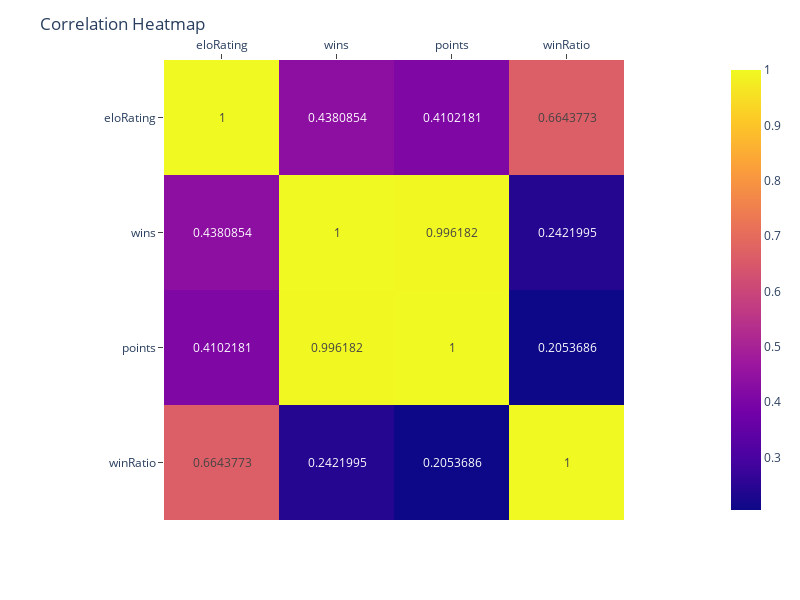

The notebook cell saved with this chart:
### Code cell
corrMatrix = eloDf[['eloRating', 'wins', 'points','winRatio']].corr()

fig = px.imshow(corrMatrix, text_auto=True)

fig.update_layout(
    height=600,
    width=800,
    title='Correlation Heatmap',
    xaxis_showgrid=False,
    yaxis_showgrid=False,
    xaxis=dict(ticks='outside', side='top'),
    yaxis=dict(ticks='outside', side='left'),
)

fig.show()

### Figure 1 — Plotly figure (JSON) as saved in the notebook; plotly's stock layout.template omitted (floating-point values rounded to 4 significant figures)
{"data": [{"coloraxis": "coloraxis", "hovertemplate": "x: %{x}<br>y: %{y}<br>color: %{z}<extra></extra>", "name": "0", "texttemplate": "%{z}", "type": "heatmap", "x": ["eloRating", "wins", "points", "winRatio"], "xaxis": "x", "y": ["eloRating", "wins", "points", "winRatio"], "yaxis": "y", "z": [[1, 0.4381, 0.4102, 0.6644], [0.4381, 1, 0.9962, 0.2422], [0.4102, 0.9962, 1, 0.2054], [0.6644, 0.2422, 0.2054, 1]]}], "layout": {"coloraxis": {"colorscale": [[0, "#0d0887"], [0.1111, "#46039f"], [0.2222, "#7201a8"], [0.3333, "#9c179e"], [0.4444, "#bd3786"], [0.5556, "#d8576b"], [0.6667, "#ed7953"], [0.7778, "#fb9f3a"], [0.8889, "#fdca26"], [1, "#f0f921"]]}, "height": 600, "margin": {"t": 60}, "title": {"text": "Correlation Heatmap"}, "width": 800, "xaxis": {"anchor": "y", "constrain": "domain", "domain": [0, 1], "scaleanchor": "y", "showgrid": false, "side": "top", "ticks": "outside"}, "yaxis": {"anchor": "x", "autorange": "reversed", "constrain": "domain", "domain": [0, 1], "showgrid": false, "side": "left", "ticks": "outside"}}}
